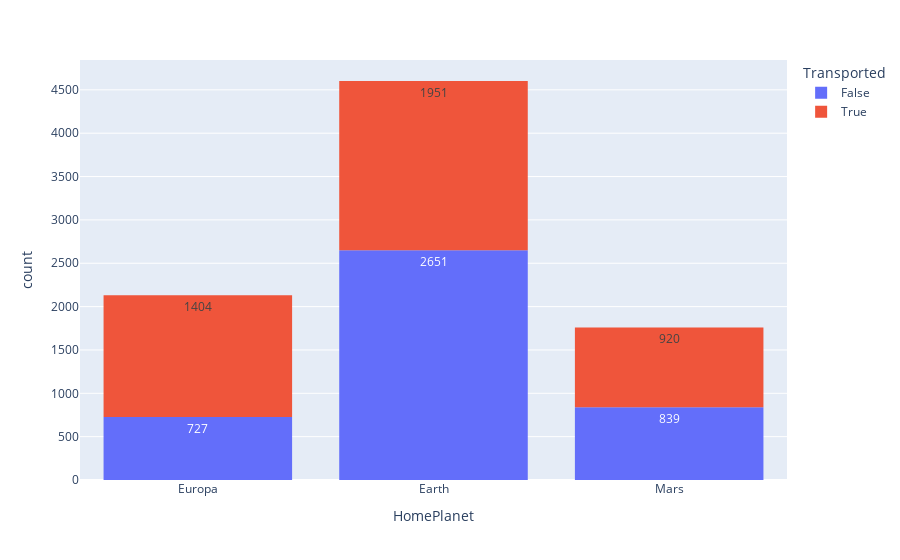

The code cell stored with this chart in its notebook:
### Code cell
fig = px.histogram(train, x = 'HomePlanet', color = 'Transported', text_auto = True)
fig.show()

### Figure 1 — Plotly figure (JSON) as saved in the notebook; plotly's stock layout.template omitted (floating-point values rounded to 4 significant figures; data arrays with more than 128 entries replaced by an {"elided": "..."} marker saying what was removed)
{"data": [{"alignmentgroup": "True", "bingroup": "x", "hovertemplate": "Transported=False<br>HomePlanet=%{x}<br>count=%{y}<extra></extra>", "legendgroup": "False", "marker": {"color": "#636efa", "pattern": {"shape": ""}}, "name": "False", "offsetgroup": "False", "orientation": "v", "showlegend": true, "texttemplate": "%{value}", "type": "histogram", "x": {"elided": "4315 str values"}, "xaxis": "x", "yaxis": "y"}, {"alignmentgroup": "True", "bingroup": "x", "hovertemplate": "Transported=True<br>HomePlanet=%{x}<br>count=%{y}<extra></extra>", "legendgroup": "True", "marker": {"color": "#EF553B", "pattern": {"shape": ""}}, "name": "True", "offsetgroup": "True", "orientation": "v", "showlegend": true, "texttemplate": "%{value}", "type": "histogram", "x": {"elided": "4378 str values"}, "xaxis": "x", "yaxis": "y"}], "layout": {"barmode": "relative", "legend": {"title": {"text": "Transported"}, "tracegroupgap": 0}, "margin": {"t": 60}, "xaxis": {"anchor": "y", "domain": [0, 1], "title": {"text": "HomePlanet"}}, "yaxis": {"anchor": "x", "domain": [0, 1], "title": {"text": "count"}}}}
